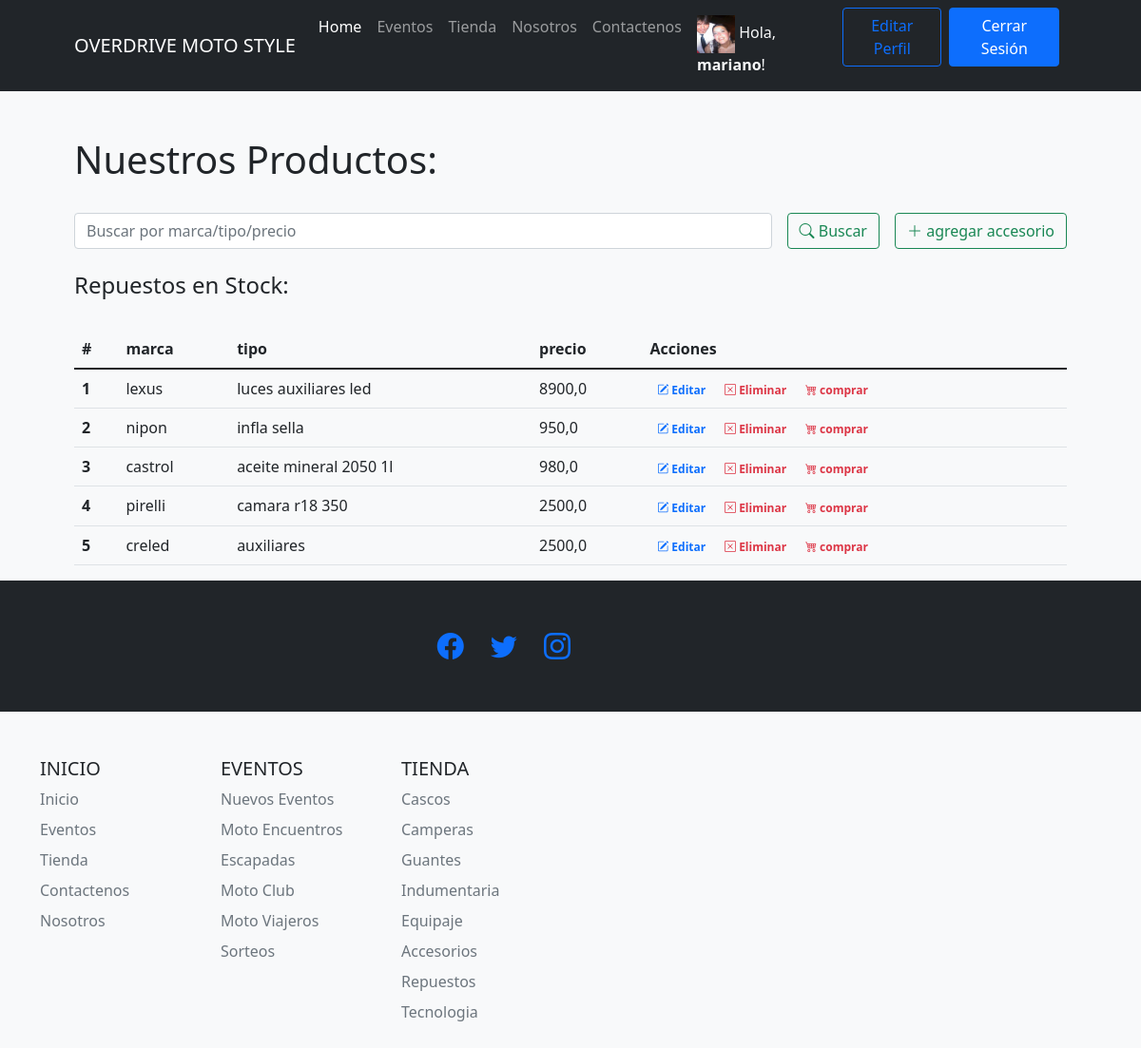
Screenshot of /tiendaapp/repuestos/ (signed in) with the database file from the repository.
### tiendaapp/models.py (models this page shows)
class Avatar(models.Model):
    usuario = models.OneToOneField(User, on_delete=models.CASCADE)
    imagen = models.ImageField(upload_to='avatar/', blank=True, null=True)

class repuesto(models.Model):
    marca = models.CharField("Marca", max_length=30)
    tipo = models.CharField("Tipo", max_length=30)
    precio = models.FloatField ("Precio $")

### tiendaapp/views.py (the view)
# urls.py: path('repuestos/', repuestos, name = 'repuestos'),
@login_required
def repuestos (request):
    if request.method == "POST":
        search = request.POST["search"]
        if search != "":
            repuestos = repuesto.objects.filter( Q(marca__icontains=search) | Q(tipo__icontains=search) | Q(precio__icontains=search) ).values()
            return render(request,"tiendaapp/repuestos.html", {"repuestos":repuestos, "search":True, "busqueda":search})
    repuestos = repuesto.objects.all()
    return render(request, 'tiendaapp/repuestos.html', {"repuesto":repuestos, "search":False})

### tiendaapp/templates/tiendaapp/repuestos.html (shortened to what this page needs)
{% extends 'tiendaapp/base.html' %}
{% load static %}
{% block contenidoPagina %}
<section class="bg-light py-5">
    <div class="container px-5">
        <h1>Nuestros Productos:</h1>
        <br>
        <div class="row gx-5 justify-content-center">
            <div class="col-lg-12">
                <form class="d-flex my-2 my-lg-0" action="" method="post">
                    <input class="flex-grow-0 form-control mr-sm-2" type="search" name="search" placeholder="Buscar por marca/tipo/precio" aria-label="Search">
                    <button class="btn btn-outline-success text-nowrap ms-3 my-2 my-sm-0" type="submit"> <i class="bi bi-search"></i> Buscar</button>
                    {% if user.is_staff %}
                        <a class="btn btn-outline-success text-nowrap ms-3 my-2 my-sm-0" href="{% url 'crear_repuesto' %}"> <i class="bi bi-plus-lg"></i> agregar accesorio</a>
                    {% endif %}
                </form>
            </div>
        </div>
        <br>
        <h4>Repuestos
            {% if search %}
                para "{{busqueda}}":
            {% else %}
            en Stock:
            {% endif %}
        </h4>
        <br>
        <div class="row gx-5 justify-content-center">
            <div class="col-lg-20 table-responsive">
                <table class="table table-theme">
                    <thead>
                        <tr>
                            <th scope="col">#</th>
                            <th scope="col">marca</th>
                            <th scope="col">tipo</th>
                            <th scope="col">precio</th>
                            {% if user.is_staff %}
                            <th scope="col">Acciones</th>
                            {% endif %}
                        </tr>
                    </thead>
                    <tbody>
                        {% for repuesto in repuesto %}
                            <tr>
                                <th scope="row">{{forloop.counter}}</th>
                                <td>{{repuesto.marca}}</td>
                                <td>{{repuesto.tipo}}</td>
                                <td>{{repuesto.precio}}</td>
                                <td>
                                    {% if user.is_staff %}
                                        <a href="{% url 'editar_repuesto' repuesto.id %}" class="text-primary badge badge-primary text-decoration-none"> <i class="bi bi-pencil-square"></i> Editar</a>
                                        <a href="{% url 'eliminar_repuesto' repuesto.id %}" class="text-danger badge badge-danger text-decoration-none"> <i class="bi bi-x-square"></i> Eliminar</a>
                                    {% endif %}
                                    <a href="{% url 'ver_producto' %}" class="text-danger badge badge-danger text-decoration-none"> <i class="bi bi-cart4"></i> comprar</a>
                                </td>
                            </tr>
                        {% endfor %}
                    </tbody>
                </table>
            </div>
        </div>
    </div>
{% endblock %}

### tiendaapp/templates/tiendaapp/base.html (shortened to what this page needs)
{% load static %}
<!DOCTYPE html>
<html lang="es-la">
    <head>
        <link rel="stylesheet" href="https://cdn.jsdelivr.net/npm/bootstrap-icons@1.8.3/font/bootstrap-icons.css">
        <link href="{% static 'css/styles.css'%}" rel="stylesheet" />
    </head>
    <body>
        <nav class="navbar navbar-expand-lg navbar-dark bg-dark">
            <div class="container px-5">
                <a class="navbar-brand" href="{% url 'index' %}">OVERDRIVE MOTO STYLE</a>
               <div class="collapse navbar-collapse" id="navbarSupportedContent">
                    <ul class="navbar-nav ms-auto mb-2 mb-lg-0">
                        <li class="nav-item"><a class="nav-link active" aria-current="page" href="{% url 'index' %}">Home</a></li>
                        <li class="nav-item"><a class="nav-link" href="{% url 'Eventos' %}">Eventos</a></li>
                        <li class="nav-item"><a class="nav-link" href="{% url 'tienda' %}">Tienda</a></li>
                        <li class="nav-item"><a class="nav-link" href="{% url 'nosotros' %}">Nosotros</a></li>
                        <li class="nav-item"><a class="nav-link" href="{% url 'contacto' %}">Contactenos</a></li>
                        {% if user.is_authenticated %}
                            <li class="nav-item"><p class="text-light my-2 mx-2">
                                {% if user.avatar.imagen %}
                                    <img src="{{ user.avatar.imagen.url }}" style="width: 40px; height: 40px;" alt="">
                                {% else %}
                                    <i class="bi bi-person-bounding-box"></i>
                                {% endif %}
                                Hola, <b>{{user.username}}</b>!</p></li>
                            <li class="nav-item"><a class="btn btn-outline-primary" href="{% url 'editar_perfil' %}">Editar Perfil</a></li>
                            <li class="nav-item"><a class="btn btn-primary mx-2" href="{% url 'logout' %}">Cerrar Sesión</a></li>
                        {% else %}
                            <li class="nav-item"><a class="btn btn-primary mx-2" href="{% url 'login' %}">Iniciar Sesión</a></li>
                            <li class="nav-item"><a class="btn btn-outline-primary" href="{% url 'register' %}">Registrarse</a></li>
                        {% endif %}
                    </ul>
                </div>
            </div>
        </nav>
        {% block contenidoPagina %}
        {% endblock %}
        <footer class="py-5 bg-dark">
            <div class="container px-4 px-lg-5">
                <div class="col-lg-6 h-100 text-center text-lg-end my-auto">
                    <ul class="list-inline mb-0">
                        <li class="list-inline-item me-4">
                            <a href="{% url 'en_construccion'%}" ><i class="bi-facebook fs-3"></i></a>
                        </li>
                        <li class="list-inline-item me-4">
                            <a href="{% url 'en_construccion'%}" ><i class="bi-twitter fs-3"></i></a>
                        </li>
                        <li class="list-inline-item">
                            <a href="{% url 'en_construccion'%}" ><i class="bi-instagram fs-3"></i></a>
                        </li>
                    </ul>
                </div>
        </footer>
    </body>
</html>
</html>
    </body>
        <div class="container">
            <footer class="py-5">
            <div class="row">
                <div class="col-6 col-md-2 mb-3">
                <h5>INICIO</h5>
                <ul class="nav flex-column">
                    <li class="nav-item mb-2"><a href="{% url 'index' %}" class="nav-link p-0 text-muted">Inicio</a></li>
                    <li class="nav-item mb-2"><a href="{% url 'Eventos' %}" class="nav-link p-0 text-muted">Eventos</a></li>
                    <li class="nav-item mb-2"><a href="{% url 'tienda' %}" class="nav-link p-0 text-muted">Tienda</a></li>
                    <li class="nav-item mb-2"><a href="{% url 'contacto' %}" class="nav-link p-0 text-muted">Contactenos</a></li>
                    <li class="nav-item mb-2"><a href="{% url 'nosotros' %}" class="nav-link p-0 text-muted">Nosotros</a></li>
                </ul>
                </div>
                <div class="col-6 col-md-2 mb-3">
                <h5>EVENTOS</h5>
                <ul class="nav flex-column">
                   {% if user.is_staff %}
                    <li class="nav-item mb-2"><a href="{% url 'crear_Evento' %}"  class="nav-link p-0 text-muted">Nuevos Eventos</a></li>
                   {% endif %}
                    <li class="nav-item mb-2"><a href="{% url 'Eventos' %}" class="nav-link p-0 text-muted">Moto Encuentros</a></li>
                    <li class="nav-item mb-2"><a href="{% url 'en_construccion'%}" class="nav-link p-0 text-muted">Escapadas</a></li>
                    <li class="nav-item mb-2"><a href="{% url 'en_construccion'%}" class="nav-link p-0 text-muted">Moto Club</a></li>
                    <li class="nav-item mb-2"><a href="{% url 'en_construccion'%}" class="nav-link p-0 text-muted">Moto Viajeros</a></li>
                    <li class="nav-item mb-2"><a href="{% url 'en_construccion'%}" class="nav-link p-0 text-muted">Sorteos</a></li>
                </ul>
                </div>
                <div class="col-6 col-md-2 mb-3">
                <h5>TIENDA</h5>
                <ul class="nav flex-column">
                    <li class="nav-item mb-2"><a href="{% url 'cascos' %}"  class="nav-link p-0 text-muted">Cascos</a></li>
                    <li class="nav-item mb-2"><a href="{% url 'camperas' %}"  class="nav-link p-0 text-muted">Camperas</a></li>
                    <li class="nav-item mb-2"><a href="{% url 'guantes' %}"  class="nav-link p-0 text-muted">Guantes</a></li>
                    <li class="nav-item mb-2"><a href="{% url 'indumentaria' %}"  class="nav-link p-0 text-muted">Indumentaria</a></li>
                    <li class="nav-item mb-2"><a href="{% url 'equipaje' %}"  class="nav-link p-0 text-muted">Equipaje</a></li>
                    <li class="nav-item mb-2"><a href="{% url 'accesorios' %}"  class="nav-link p-0 text-muted">Accesorios</a></li>
                    <li class="nav-item mb-2"><a href="{% url 'repuestos' %}"  class="nav-link p-0 text-muted">Repuestos</a></li>
                    <li class="nav-item mb-2"><a href="{% url 'tecnologia' %}"  class="nav-link p-0 text-muted">Tecnologia</a></li>
                </ul>
                </div>
        </div>
    </body>
</html>

### rows the page displays
repuesto: marca "lexus", tipo "luces auxiliares led", precio "8900,0"
repuesto: marca "nipon", tipo "infla sella", precio "950,0"
repuesto: marca "castrol", tipo "aceite mineral 2050 1l", precio "980,0"
repuesto: marca "pirelli", tipo "camara r18 350", precio "2500,0"
repuesto: marca "creled", tipo "auxiliares", precio "2500,0"

### other values shown
{{ user.username }} "mariano"
